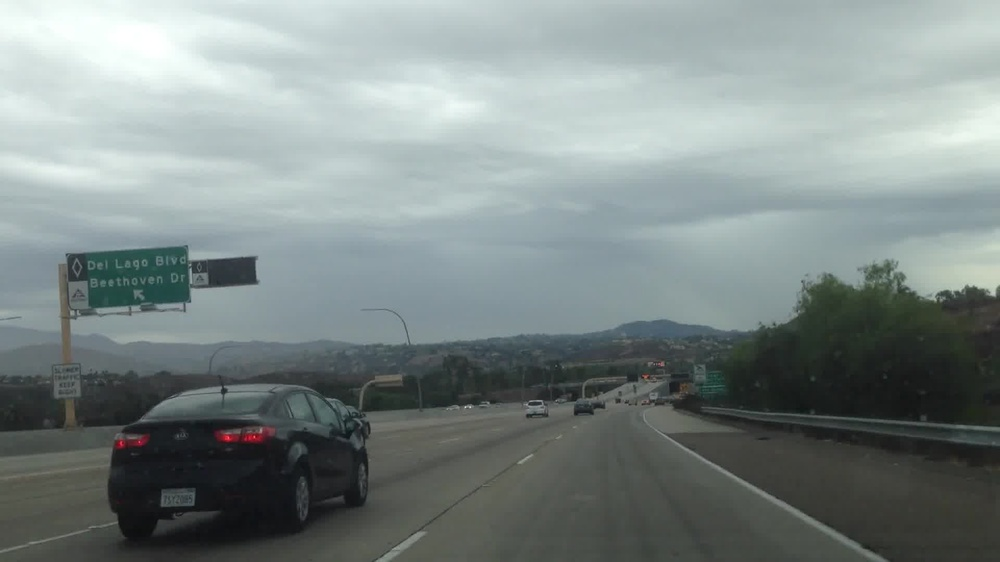
#> input picture tools/files_to_hdf5/dataset_example/vid2/009.jpg, 1000 x 562 px, shrunk from 1920 x 1080 before the run
$ python -i augmentation.py   (imports and definitions only)
#> lines starting #> are read from the running program, lines starting #| are printed output that depends on the picture; after the words box and inside, x2 and y2 are one past the last pixel; in counts of white or black regions, pixels touching at a corner belong together
import cv2
import numpy as np
import math
import matplotlib.pyplot as plt

def get_horizon_y(img, draw=False, min_y=200, max_y=300, hough_threshold=150):
    ''' Estimate horizon y coordinate using Canny edge detector and Hough transform. '''
#> called with draw = False, min_y = 200, max_y = 300, hough_threshold = 150

    gray = cv2.cvtColor(img,cv2.COLOR_RGB2GRAY)

    if draw:
        fig = plt.figure()
        plt.imshow(gray, cmap='gray')

    edges = cv2.Canny(gray,20,150,apertureSize = 3)
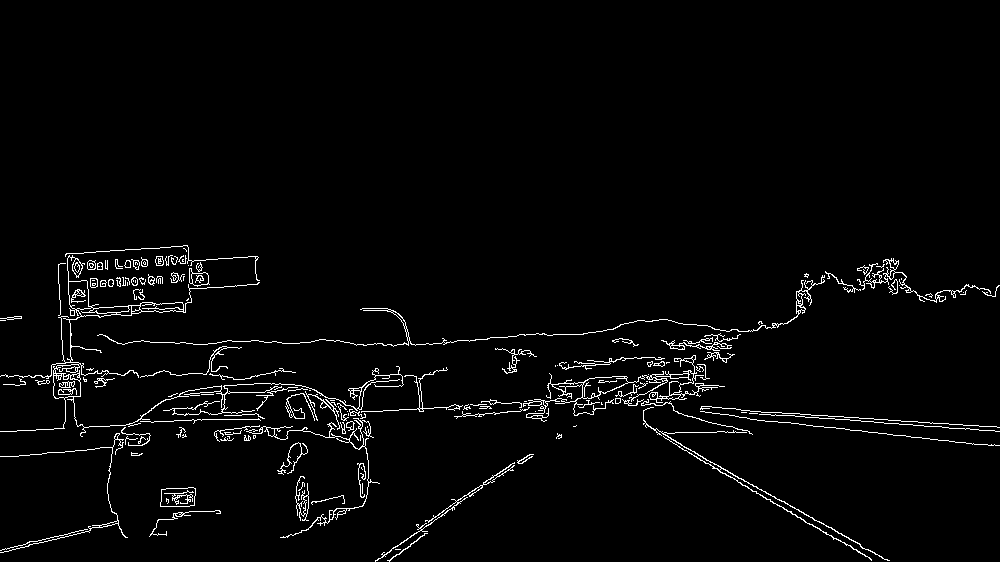
#> edges: shape (562, 1000); 2.6% white in thin lines or dots, all inside (x1, y1, x2, y2) = (0, 245, 1000, 562)

    if draw:
        fig = plt.figure()
        plt.imshow(edges, cmap='gray')

    lines = None
    horizon = None
    horizon_y = 1000

    while lines is None or horizon is None:

        lines = cv2.HoughLines(edges,1,np.pi/180, hough_threshold)

        if lines is None:
            hough_threshold = hough_threshold - 10
            continue

        horizontal_lines = []

        for i, line in enumerate(lines):
            for rho,theta in line:

                # just the horizontal lines
                if np.sin(theta) > 0.9999:

                    if rho < horizon_y and rho >= min_y and rho <= max_y:
                        horizon_y = rho
                        horizon = line

        if horizon is None:
            hough_threshold = hough_threshold - 10
#> after the loop, horizon = [[280, 1.57]]; horizon_y = 280; hough_threshold = 90

    if draw and not horizon is None:

        for rho,theta in horizon:
            a = np.cos(theta)
            b = np.sin(theta)

            x0 = a*rho
            y0 = b*rho
            x1 = int(x0 + 1000*(-b))
            y1 = int(y0 + 1000*(a))
            x2 = int(x0 - 1000*(-b))
            y2 = int(y0 - 1000*(a))

            cv2.line(gray,(x1,y1),(x2,y2),(255,255,255),2)

        fig = plt.figure()
        plt.imshow(gray, cmap='gray')

    if horizon is None:
        print('Horizon not found. Return default estimate.')
        return min_y

    return int(horizon_y)


# [193 lines left out: functions eulerToRotation, translation, apply_distortion, random_distortion, get_steer_back_angle, steer_back_distortion, not called in this run]

>>> import cv2
>>> picture = cv2.cvtColor(cv2.imread('../tools/files_to_hdf5/dataset_example/vid2/009.jpg'), cv2.COLOR_BGR2RGB)
>>> result = get_horizon_y(picture)
#> result = 280

$ run again, on tools/files_to_hdf5/dataset_example/vid2/020.jpg
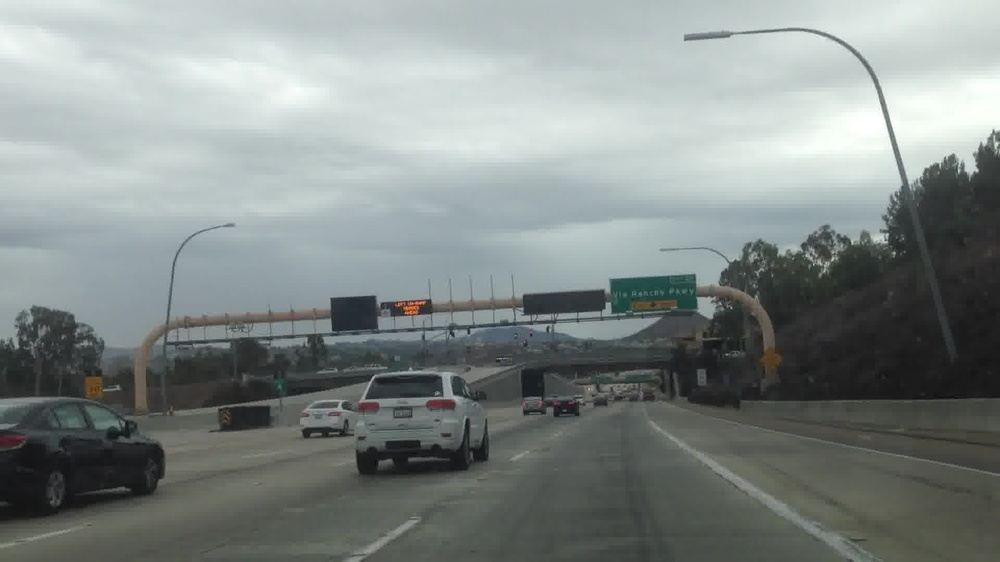
#> input picture tools/files_to_hdf5/dataset_example/vid2/020.jpg, 1000 x 562 px, shrunk from 1920 x 1080 before the run
#> in get_horizon_y, `edges = cv2.Canny(gray,20,150,apertureSize = 3)`:
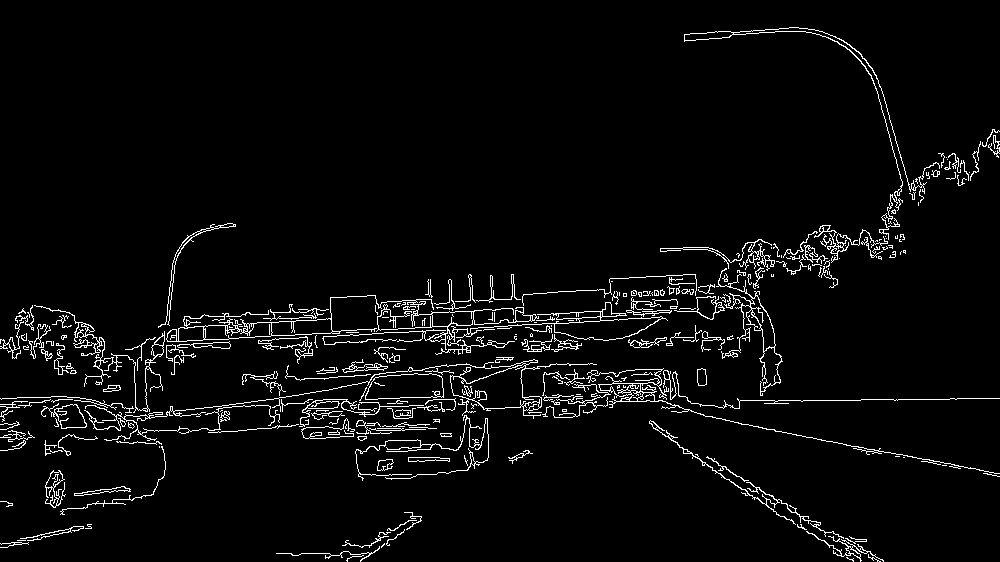
#> edges: shape (562, 1000); 3.9% white in thin lines or dots
#> after the loop in get_horizon_y, `while lines is None or horizon is None:`: horizon = [[293, 1.57]]; horizon_y = 293; hough_threshold = 80
#> result = 293

$ run again, on tools/files_to_hdf5/dataset_example/vid2/029.jpg
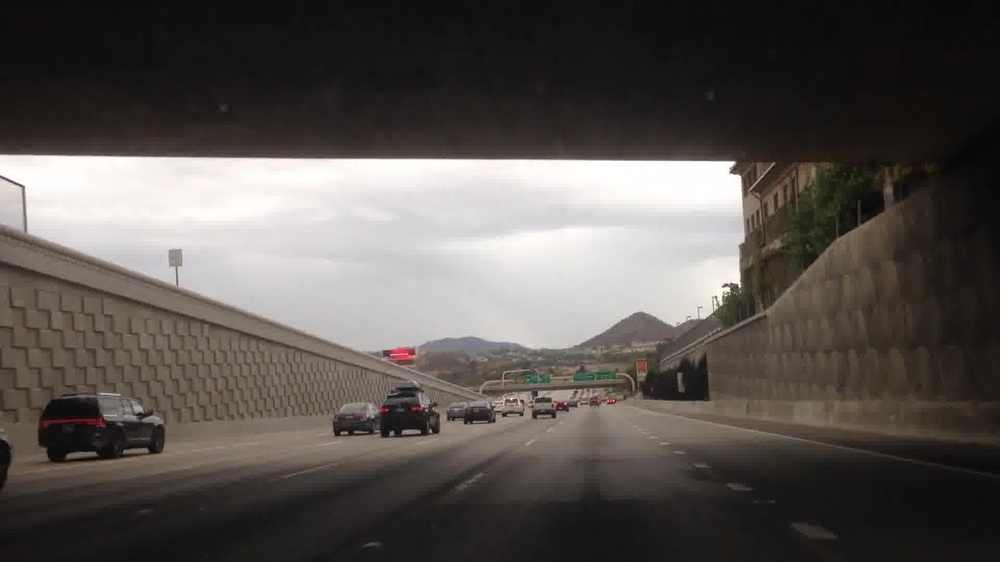
#> input picture tools/files_to_hdf5/dataset_example/vid2/029.jpg, 1000 x 562 px, shrunk from 1920 x 1080 before the run
#> in get_horizon_y, `edges = cv2.Canny(gray,20,150,apertureSize = 3)`:
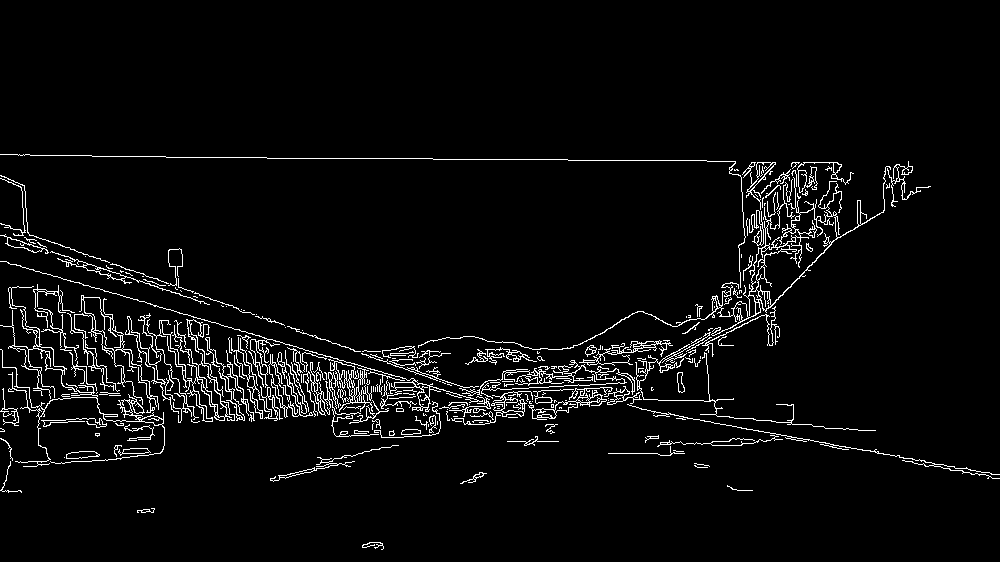
#> edges: shape (562, 1000); 4.1% white in thin lines or dots, all inside (x1, y1, x2, y2) = (0, 154, 1000, 550)
#> after the loop in get_horizon_y, `while lines is None or horizon is None:`: horizon = [[291, 1.57]]; horizon_y = 291; hough_threshold = 60
#> result = 291

$ run again, on tools/files_to_hdf5/dataset_example/vid2/036.jpg
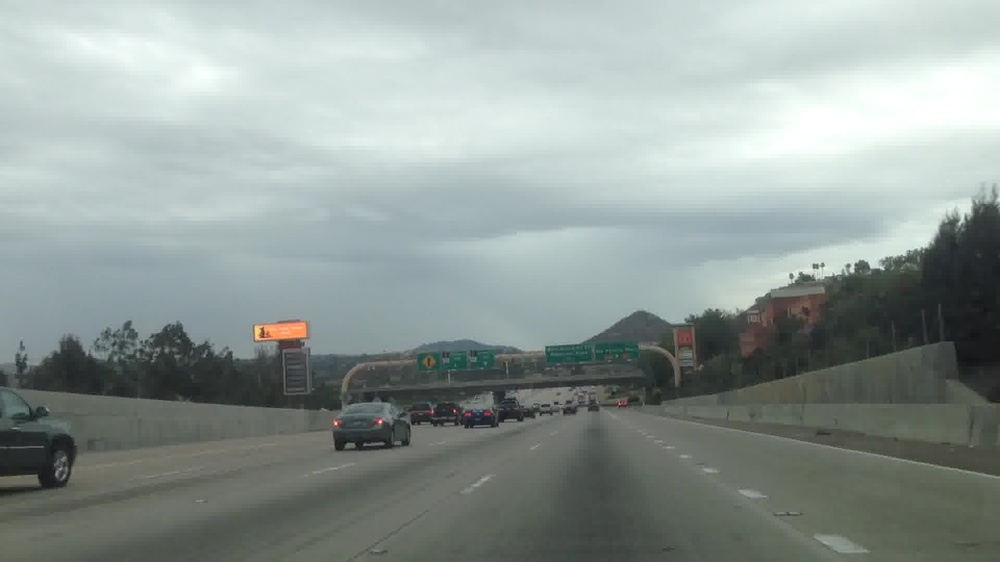
#> input picture tools/files_to_hdf5/dataset_example/vid2/036.jpg, 1000 x 562 px, shrunk from 1920 x 1080 before the run
#> in get_horizon_y, `edges = cv2.Canny(gray,20,150,apertureSize = 3)`:
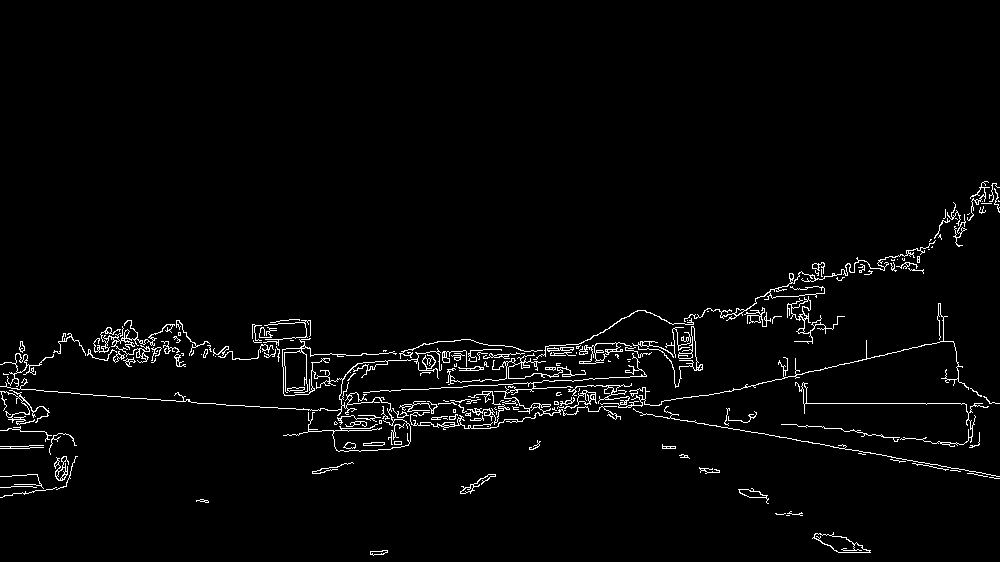
#> edges: shape (562, 1000); 2.5% white in thin lines or dots, all inside (x1, y1, x2, y2) = (0, 181, 1000, 556)
#> after the loop in get_horizon_y, `while lines is None or horizon is None:`: horizon = [[264, 1.57]]; horizon_y = 264; hough_threshold = 30
#> result = 264
